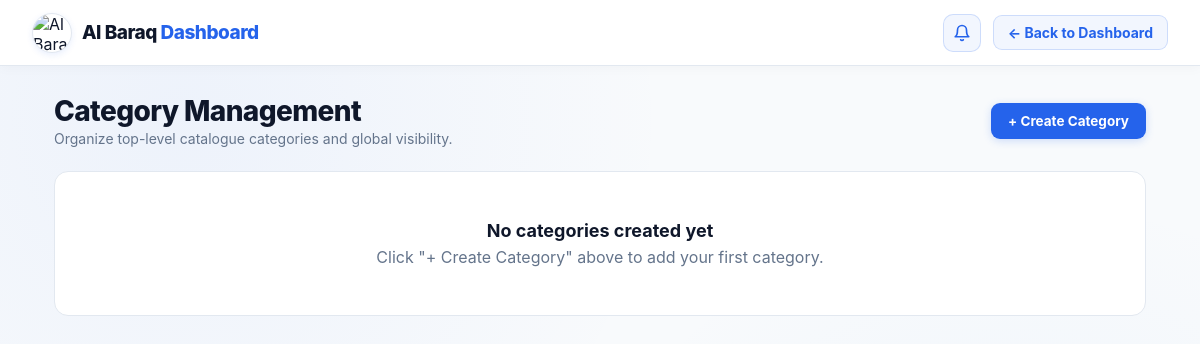
The app's page /products/categories/ (signed in), older data.
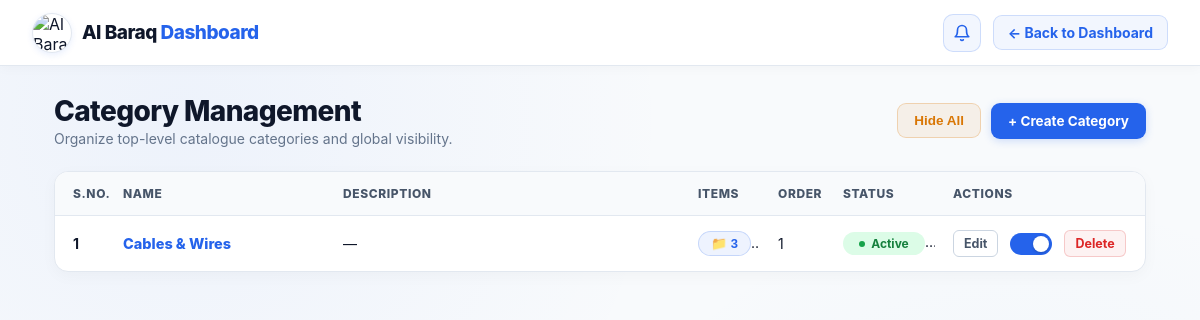
The same page, newer data.
### products/models.py (models this page shows, shortened)
class Category(models.Model):
    name = models.CharField(max_length=150)
    slug = models.SlugField(unique=True, blank=True)
    description = models.TextField(blank=True)
    image = models.ImageField(upload_to="categories/", blank=True, null=True)
    display_order = models.PositiveIntegerField(default=0)
    is_active = models.BooleanField(default=True)
    created_at = models.DateTimeField(auto_now_add=True)
    updated_at = models.DateTimeField(auto_now=True)

### products/views.py (the view)
@owner_or_admin_required
def category_list(request):
    categories = Category.objects.all().order_by(
        "display_order",
        "name",
    )
    has_active = categories.filter(is_active=True).exists()
    has_hidden = categories.filter(is_active=False).exists()
    return render(
        request,
        "products/category_list.html",
        {
            "categories": categories,
            "has_active_categories": has_active,
            "has_hidden_categories": has_hidden,
        },
    )

### products/templates/products/category_list.html (shortened to what the changed rows need)
{% load static %}
<!DOCTYPE html>
<html lang="en">
<head>
</head>
<body>
    <main class="container">
        <div class="page-header">
            <div class="page-title">
                <h1>Category Management</h1>
            </div>
            <div class="header-actions">
                {% if has_active_categories %}
                    <form method="POST" action="{% url 'products:category_toggle_all_status' %}" style="display: inline;">
                        <button
                            type="submit"
                            class="btn btn-warning"
                            onclick="return confirm('Are you sure you want to hide all categories from the catalogue?');"
                        >
                            Hide All
                        </button>
                    </form>
                {% endif %}
            </div>
        </div>
        {% if categories %}
            <div class="table-card">
                <table class="data-table">
                    <thead>
                        <tr>
                            <th>S.No.</th>
                            <th>Name</th>
                            <th>Description</th>
                            <th>Items</th>
                            <th>Order</th>
                            <th>Status</th>
                            <th>Actions</th>
                        </tr>
                    </thead>
                    <tbody>
                        {% for category in categories %}
                            <tr>
                                <td class="sno-badge">
                                    {{ forloop.counter }}
                                </td>
                                <td class="name-cell">
                                    <span class="category-name {% if not category.is_active %}inactive{% endif %}">
                                        {{ category.name }}
                                    </span>
                                </td>
                                <td>
                                    {{ category.description|default:"—" }}
                                </td>
                                <td>
                                    <button
                                        type="button"
                                        class="subcategory-count-badge"
                                        onclick="openSubcategoryModal('{{ category.id }}', '{{ category.name|escapejs }}')"
                                        title="View Sub-categories"
                                    >
                                        📁 {{ category.subcategories.count }}
                                    </button>
                                </td>
                                <td>
                                    {{ category.display_order }}
                                </td>
                                <td>
                                    {% if category.is_active %}
                                        <span class="status-badge active">
                                            <span class="status-dot"></span>
                                            Active
                                        </span>
                                    {% else %}
                                        <span class="status-badge hidden">
                                            <span class="status-dot"></span>
                                            Hidden
                                        </span>
                                    {% endif %}
                                </td>
                                <td>
                                    <div class="action-cell">
                                        <a
                                            href="{% url 'products:category_edit' category.id %}"
                                            class="btn btn-secondary btn-sm"
                                        >
                                            Edit
                                        </a>
                                        <form
                                            method="POST"
                                            action="{% url 'products:category_toggle_status' category.id %}"
                                            style="display: inline-flex; align-items: center;"
                                        >
                                            <label class="switch" title="{% if category.is_active %}Hide{% else %}Show{% endif %}">
                                                <span class="slider"></span>
                                            </label>
                                        </form>
                                        <a
                                            href="{% url 'products:category_delete' category.id %}"
                                            class="btn btn-danger-sm btn-sm"
                                        >
                                            Delete
                                        </a>
                                    </div>
                                </td>
                            </tr>
                        {% endfor %}
                    </tbody>
                </table>
            </div>
        {% else %}
            <div class="empty-state">
                <h3>No categories created yet</h3>
                <p>Click "+ Create Category" above to add your first category.</p>
            </div>
        {% endif %}
    </main>
</body>
</html>

Row changes from the older to the newer data that the page shows:
added Category: name "Cables & Wires", description "—", display_order "1", is_active True (drawn)
Text that changed along with them:
text no longer shown: "No categories created yet Click \"+ Create Category\" above to add your first category."
text now shown: "Hide All S.NO. NAME DESCRIPTION ITEMS ORDER STATUS ACTIONS"
